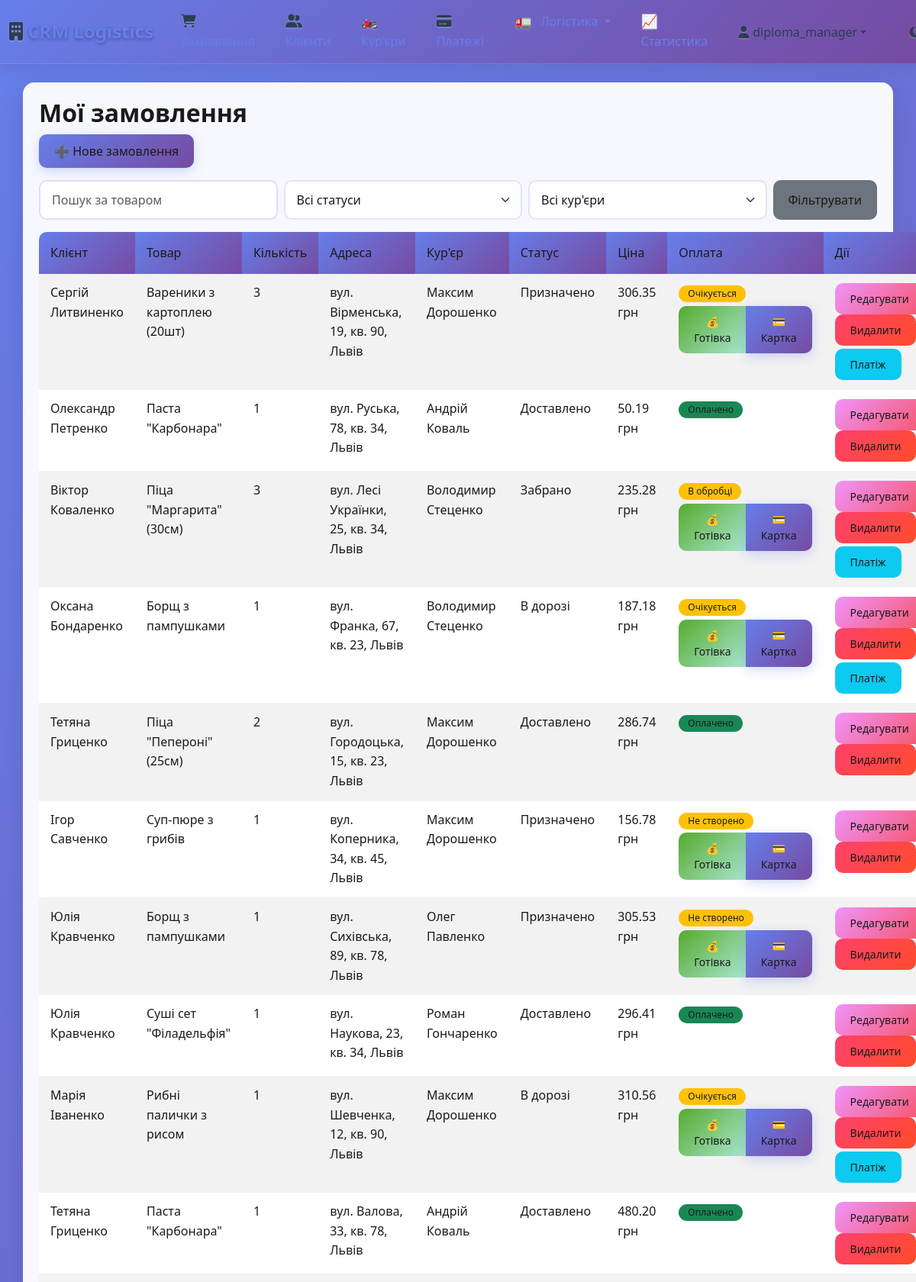
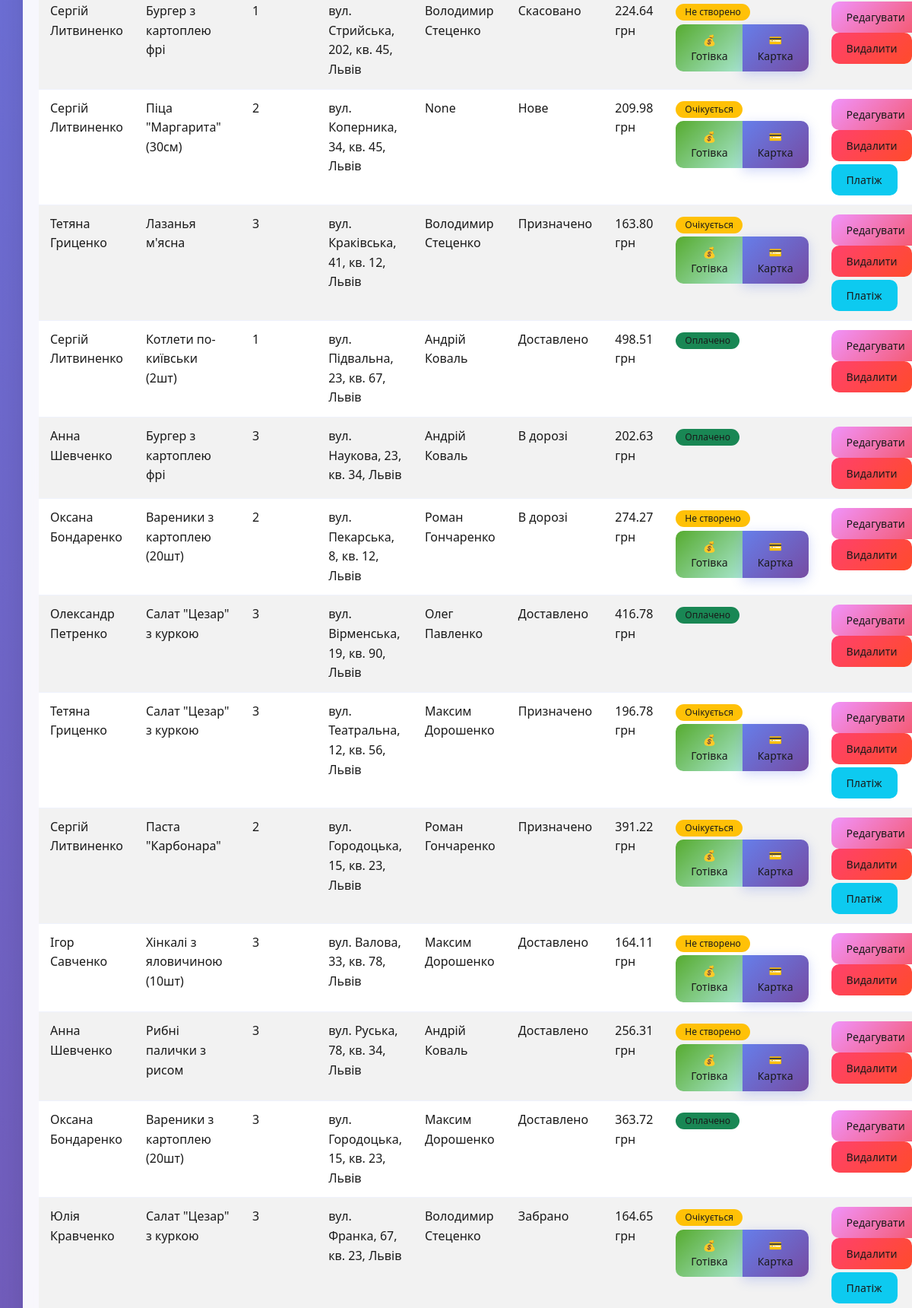
The page /orders/ (signed in, upper part) on the database its author committed (2 pictures, top to bottom).
### crm/models.py (models this page shows, shortened)
class Order(models.Model):
    STATUS_CHOICES = [
        ('new', 'Нове'),
        ('assigned', 'Призначено'),
        ('picked_up', 'Забрано'),
        ('in_transit', 'В дорозі'),
        ('delivered', 'Доставлено'),
        ('cancelled', 'Скасовано')
    ]
    PRIORITY_CHOICES = [
        ('low', 'Низький'),
        ('normal', 'Звичайний'),
        ('high', 'Високий'),
        ('urgent', 'Терміновий')
    ]
    client = models.ForeignKey(Client, on_delete=models.CASCADE)
    courier = models.ForeignKey(Courier, on_delete=models.SET_NULL, null=True, blank=True)
    created_by = models.ForeignKey(User, on_delete=models.CASCADE)
    product = models.CharField(max_length=200)
    quantity = models.PositiveIntegerField(default=1)
    address = models.CharField(max_length=255, default="Невідома адреса")
    latitude = models.FloatField(null=True, blank=True, help_text="Широта доставки")
    longitude = models.FloatField(null=True, blank=True, help_text="Довгота доставки")
    status = models.CharField(max_length=20, choices=STATUS_CHOICES, default='new')
    priority = models.CharField(max_length=10, choices=PRIORITY_CHOICES, default='normal')
    estimated_delivery_time = models.DateTimeField(null=True, blank=True)
    actual_delivery_time = models.DateTimeField(null=True, blank=True)
    delivery_notes = models.TextField(blank=True, help_text="Особливі інструкції доставки")
    base_price = models.DecimalField(max_digits=10, decimal_places=2, default=Decimal('0.00'), help_text="Базова ціна доставки")
    additional_fees = models.DecimalField(max_digits=10, decimal_places=2, default=Decimal('0.00'), help_text="Додаткові платежі (терміново, вага тощо)")
    discount = models.DecimalField(max_digits=10, decimal_places=2, default=Decimal('0.00'), help_text="Сума знижки")
    total_price = models.DecimalField(max_digits=10, decimal_places=2, default=Decimal('0.00'), help_text="Кінцева ціна")
    created_at = models.DateTimeField(auto_now_add=True)
    updated_at = models.DateTimeField(auto_now=True)
    @property
    def is_paid(self):
        try:
            return self.payment.status == 'completed'
        except (Payment.DoesNotExist, AttributeError):
            return False
    @property
    def payment_status_display(self):
        try:
            return self.payment.get_status_display()
        except (Payment.DoesNotExist, AttributeError):
            return "Не створено"

class Client(models.Model):
    name = models.CharField(max_length=100)
    phone = models.CharField(max_length=20)
    email = models.EmailField(blank=True, null=True, help_text="Email клиента для уведомлений")
    address = models.TextField()
    latitude = models.FloatField(null=True, blank=True, help_text="Широта клієнта")
    longitude = models.FloatField(null=True, blank=True, help_text="Довгота клієнта")

class Courier(models.Model):
    name = models.CharField(max_length=100)
    phone = models.CharField(max_length=20)
    email = models.EmailField(blank=True, null=True, help_text="Email курьера для уведомлений")
    available = models.BooleanField(default=True)
    vehicle_type = models.CharField(max_length=50, choices=[
        ('bike', 'Велосипед'),
        ('motorcycle', 'Мотоцикл'),
        ('car', 'Автомобіль'),
        ('van', 'Фургон')
    ], default='bike')
    current_latitude = models.FloatField(null=True, blank=True, help_text="Поточна широта")
    current_longitude = models.FloatField(null=True, blank=True, help_text="Поточна довгота")
    last_location_update = models.DateTimeField(null=True, blank=True)
    def __str__(self):
        return self.name

class Payment(models.Model):
    PAYMENT_METHOD_CHOICES = [
        ('cash', 'Готівка'),
        ('card', 'Банківська картка'),
        ('online', 'Онлайн оплата'),
        ('bank_transfer', 'Банківський переказ'),
        ('postpaid', 'Післяплата'),
    ]
    PAYMENT_STATUS_CHOICES = [
        ('pending', 'Очікується'),
        ('processing', 'В обробці'),
        ('completed', 'Завершено'),
        ('failed', 'Помилка'),
        ('refunded', 'Повернено'),
        ('cancelled', 'Скасовано'),
    ]
    order = models.OneToOneField(Order, on_delete=models.CASCADE, related_name='payment')
    method = models.CharField(max_length=20, choices=PAYMENT_METHOD_CHOICES, default='cash')
    status = models.CharField(max_length=15, choices=PAYMENT_STATUS_CHOICES, default='pending')
    amount = models.DecimalField(max_digits=10, decimal_places=2)
    cash_received = models.DecimalField(max_digits=10, decimal_places=2, null=True, blank=True, help_text="Сума отримана готівкою")
    change_amount = models.DecimalField(max_digits=10, decimal_places=2, null=True, blank=True, help_text="Здача до повернення")
    transaction_id = models.CharField(max_length=100, null=True, blank=True, help_text="Зовнішній ID транзакції платежу")
    gateway_response = models.JSONField(null=True, blank=True, help_text="Дані відповіді платіжного шлюзу")
    payment_notes = models.TextField(blank=True, help_text="Додаткові примітки платежу")
    processed_by = models.ForeignKey(User, on_delete=models.SET_NULL, null=True, blank=True, help_text="Користувач, який обробив платіж")
    processed_at = models.DateTimeField(null=True, blank=True)
    created_at = models.DateTimeField(auto_now_add=True)
    updated_at = models.DateTimeField(auto_now=True)
    class Meta:
        ordering = ['-created_at']

### crm/views.py (the view)
# urls.py: path('orders/', views.orders_list, name='orders_list'),
@login_required
def orders_list(request):
    if request.user.is_superuser or request.user.is_staff:
        orders = Order.objects.select_related('client', 'courier', 'created_by').all()
    else:
        orders = Order.objects.select_related('client', 'courier', 'created_by').filter(created_by=request.user)
    status_filter = request.GET.get('status')
    if status_filter:
        orders = orders.filter(status=status_filter)
    courier_filter = request.GET.get('courier')
    if courier_filter:
        orders = orders.filter(courier__id=courier_filter)
    couriers = Courier.objects.all()
    return render(request, 'crm/orders_list.html', {
        'orders': orders,
        'status_filter': status_filter,
        'courier_filter': courier_filter,
        'couriers': couriers,
    })

### crm/templates/crm/orders_list.html (shortened to what this page needs)
{% extends "crm/base.html" %}
{% block content %}
<h2>Мої замовлення</h2>
{% if user.is_superuser or user.is_staff %}
<a class="btn btn-primary mb-3" href="{% url 'order_create' %}">➕ Нове замовлення</a>
{% endif %}
<form method="get" class="mb-3 d-flex gap-2">
    <input type="text" name="q" placeholder="Пошук за товаром" class="form-control" value="{{ request.GET.q }}">
    <select name="status" class="form-select">
        <option value="">Всі статуси</option>
    </select>
    <select name="courier" class="form-select">
        <option value="">Всі кур'єри</option>
    </select>
    <button class="btn btn-secondary" type="submit">Фільтрувати</button>
</form>
<table class="table table-striped table-hover">
    <thead class="table-dark">
        <tr>
            <th>Клієнт</th>
            <th>Товар</th>
            <th>Кількість</th>
            <th>Адреса</th>
            <th>Кур'єр</th>
            <th>Статус</th>
            <th>Ціна</th>
            <th>Оплата</th>
            <th>Дії</th>
        </tr>
    </thead>
    <tbody>
    {% for order in orders %}
        <tr>
            <td>{{ order.client.name }}</td>
            <td>{{ order.product }}</td>
            <td>{{ order.quantity }}</td>
            <td>{{ order.address }}</td>
            <td>{{ order.courier }}</td>
            <td>{{ order.get_status_display }}</td>
            <td>
                {% if order.total_price %}
                    <strong>{{ order.total_price }} грн</strong>
                {% else %}
                    <span class="text-muted">Не встановлено</span>
                {% endif %}
            </td>
            <td>
                {% if order.is_paid %}
                    <span class="badge bg-success">Оплачено</span>
                {% else %}
                    <span class="badge bg-warning">{{ order.payment_status_display }}</span>
                    {% if user.is_superuser or user.is_staff %}
                        {% if order.total_price %}
                            <br>
                            <div class="btn-group mt-1" role="group">
                                <a href="{% url 'payment_cash' order.id %}" class="btn btn-success btn-sm">
                                    💰 Готівка
                                </a>
                                <a href="{% url 'payment_quick' order.id %}" class="btn btn-primary btn-sm">
                                    💳 Картка
                                </a>
                            </div>
                        {% endif %}
                    {% endif %}
                {% endif %}
            </td>
            <td>
                {% if user.is_superuser or user.is_staff %}
                <a href="{% url 'order_update' order.pk %}" class="btn btn-warning btn-sm">Редагувати</a>
                <a href="{% url 'order_delete' order.pk %}" class="btn btn-danger btn-sm">Видалити</a>
                {% if order.payment and not order.is_paid %}
                    <br><a href="{% url 'payment_detail' order.payment.id %}" class="btn btn-info btn-sm mt-1">Платіж</a>
                {% endif %}
                {% endif %}
            </td>
        </tr>
    {% empty %}
        <tr><td colspan="9" class="text-center">Немає замовлень</td></tr>
    {% endfor %}
    </tbody>
</table>
{% endblock %}

### crm/templates/crm/base.html (shortened to what this page needs)
{% load static %}
<!DOCTYPE html>
<html lang="uk">
<head>
    <link href="https://cdn.jsdelivr.net/npm/bootstrap@5.3.0/dist/css/bootstrap.min.css" rel="stylesheet">
    <link rel="stylesheet" href="https://cdnjs.cloudflare.com/ajax/libs/font-awesome/6.4.0/css/all.min.css">
    <link rel="stylesheet" href="https://use.fontawesome.com/releases/v6.4.0/css/all.css">
    <link rel="stylesheet" href="https://cdnjs.cloudflare.com/ajax/libs/font-awesome/6.4.0/css/all.css">
            <link rel="stylesheet" href="{% static 'crm/css/base.css' %}?v=2024090305">
</head>
<body class="light-theme">
<nav class="navbar navbar-expand-lg navbar-dark mb-4">
  <div class="container-fluid">
    <a class="navbar-brand" href="/">
      <i class="fas fa-building"></i> CRM Logistics
    </a>
    <div class="collapse navbar-collapse" id="navbarNav">
      <ul class="navbar-nav me-auto">
        <li class="nav-item">
          <a class="nav-link" href="{% url 'orders_list' %}">
            <i class="fas fa-shopping-cart"></i> Замовлення
          </a>
        </li>
        <li class="nav-item">
          <a class="nav-link" href="{% url 'clients_list' %}">
            <i class="fas fa-users"></i> Клієнти
          </a>
        </li>
        <li class="nav-item">
          <a class="nav-link" href="{% url 'couriers_list' %}">
            <i class="fas fa-motorcycle"></i> Кур'єри
          </a>
        </li>
        <li class="nav-item">
          <a class="nav-link" href="{% url 'payments_list' %}">
            <i class="fas fa-credit-card"></i> Платежі
          </a>
        </li>
        <li class="nav-item dropdown">
          <a class="nav-link dropdown-toggle" href="#" id="logisticsDropdown" role="button" data-bs-toggle="dropdown" aria-expanded="false">
            <i class="fas fa-route"></i> Логістика
          </a>
        </li>
        <li class="nav-item">
          <a class="nav-link" href="{% url 'dashboard' %}">
            <i class="fas fa-chart-line"></i> Статистика
          </a>
        </li>
      </ul>
      <div class="d-flex ms-auto align-items-center">
        {% if user.is_authenticated %}
          <div class="dropdown">
            <button class="btn btn-outline-light dropdown-toggle d-flex align-items-center" type="button" id="userDropdown" data-bs-toggle="dropdown" aria-expanded="false">
              <i class="fas fa-user-circle me-2"></i>
              {{ user.username }}
            </button>
          </div>
        {% else %}
          <a class="btn btn-warning fw-bold" href="{% url 'login' %}">Увійти</a>
        {% endif %}
        <button id="themeToggle" class="btn btn-outline-light ms-3" title="Змінити тему">
          <i class="fas fa-moon" id="themeIcon"></i>
        </button>
      </div>
    </div>
  </div>
</nav>
<div class="container">
    {% block content %}{% endblock %}
</div>
</body>
</html>

### rows shown on the page
Order: client.name "Сергій Литвиненко", product "Вареники з картоплею (20шт)", quantity "3", address "вул. Вірменська, 19, кв. 90, Львів", courier "Максим Дорошенко", status "Призначено", total_price "306.35", payment_status_display "Очікується", shows "💰 Готівка", shows "Платіж"
Order: client.name "Олександр Петренко", product "Паста \"Карбонара\"", quantity "1", address "вул. Руська, 78, кв. 34, Львів", courier "Андрій Коваль", status "Доставлено", total_price "50.19", shows "Оплачено"
Order: client.name "Віктор Коваленко", product "Піца \"Маргарита\" (30см)", quantity "3", address "вул. Лесі Українки, 25, кв. 34, Львів", courier "Володимир Стеценко", status "Забрано", total_price "235.28", payment_status_display "В обробці", shows "💰 Готівка", shows "Платіж"
Order: client.name "Оксана Бондаренко", product "Борщ з пампушками", quantity "1", address "вул. Франка, 67, кв. 23, Львів", courier "Володимир Стеценко", status "В дорозі", total_price "187.18", payment_status_display "Очікується", shows "💰 Готівка", shows "Платіж"
Order: client.name "Тетяна Гриценко", product "Піца \"Пепероні\" (25см)", quantity "2", address "вул. Городоцька, 15, кв. 23, Львів", courier "Максим Дорошенко", status "Доставлено", total_price "286.74", shows "Оплачено"
Order: client.name "Ігор Савченко", product "Суп-пюре з грибів", quantity "1", address "вул. Коперника, 34, кв. 45, Львів", courier "Максим Дорошенко", status "Призначено", total_price "156.78", payment_status_display "Не створено", shows "💰 Готівка"
Order: client.name "Юлія Кравченко", product "Борщ з пампушками", quantity "1", address "вул. Сихівська, 89, кв. 78, Львів", courier "Олег Павленко", status "Призначено", total_price "305.53", payment_status_display "Не створено", shows "💰 Готівка"
Order: client.name "Юлія Кравченко", product "Суші сет \"Філадельфія\"", quantity "1", address "вул. Наукова, 23, кв. 34, Львів", courier "Роман Гончаренко", status "Доставлено", total_price "296.41", shows "Оплачено"
Order: client.name "Марія Іваненко", product "Рибні палички з рисом", quantity "1", address "вул. Шевченка, 12, кв. 90, Львів", courier "Максим Дорошенко", status "В дорозі", total_price "310.56", payment_status_display "Очікується", shows "💰 Готівка", shows "Платіж"
Order: client.name "Тетяна Гриценко", product "Паста \"Карбонара\"", quantity "1", address "вул. Валова, 33, кв. 78, Львів", courier "Андрій Коваль", status "Доставлено", total_price "480.20", shows "Оплачено"
Order: client.name "Сергій Литвиненко", product "Бургер з картоплею фрі", quantity "1", address "вул. Стрийська, 202, кв. 45, Львів", courier "Володимир Стеценко", status "Скасовано", total_price "224.64", payment_status_display "Не створено", shows "💰 Готівка"
Order: client.name "Сергій Литвиненко", product "Піца \"Маргарита\" (30см)", quantity "2", address "вул. Коперника, 34, кв. 45, Львів", courier "None", status "Нове", total_price "209.98", payment_status_display "Очікується", shows "💰 Готівка", shows "Платіж"
Order: client.name "Тетяна Гриценко", product "Лазанья м'ясна", quantity "3", address "вул. Краківська, 41, кв. 12, Львів", courier "Володимир Стеценко", status "Призначено", total_price "163.80", payment_status_display "Очікується", shows "💰 Готівка", shows "Платіж"
Order: client.name "Сергій Литвиненко", product "Котлети по-київськи (2шт)", quantity "1", address "вул. Підвальна, 23, кв. 67, Львів", courier "Андрій Коваль", status "Доставлено", total_price "498.51", shows "Оплачено"
Order: client.name "Анна Шевченко", product "Бургер з картоплею фрі", quantity "3", address "вул. Наукова, 23, кв. 34, Львів", courier "Андрій Коваль", status "В дорозі", total_price "202.63", shows "Оплачено"
Order: client.name "Оксана Бондаренко", product "Вареники з картоплею (20шт)", quantity "2", address "вул. Пекарська, 8, кв. 12, Львів", courier "Роман Гончаренко", status "В дорозі", total_price "274.27", payment_status_display "Не створено", shows "💰 Готівка"
Order: client.name "Олександр Петренко", product "Салат \"Цезар\" з куркою", quantity "3", address "вул. Вірменська, 19, кв. 90, Львів", courier "Олег Павленко", status "Доставлено", total_price "416.78", shows "Оплачено"
Order: client.name "Тетяна Гриценко", product "Салат \"Цезар\" з куркою", quantity "3", address "вул. Театральна, 12, кв. 56, Львів", courier "Максим Дорошенко", status "Призначено", total_price "196.78", payment_status_display "Очікується", shows "💰 Готівка", shows "Платіж"
Order: client.name "Сергій Литвиненко", product "Паста \"Карбонара\"", quantity "2", address "вул. Городоцька, 15, кв. 23, Львів", courier "Роман Гончаренко", status "Призначено", total_price "391.22", payment_status_display "Очікується", shows "💰 Готівка", shows "Платіж"
Order: client.name "Ігор Савченко", product "Хінкалі з яловичиною (10шт)", quantity "3", address "вул. Валова, 33, кв. 78, Львів", courier "Максим Дорошенко", status "Доставлено", total_price "164.11", payment_status_display "Не створено", shows "💰 Готівка"
Order: client.name "Анна Шевченко", product "Рибні палички з рисом", quantity "3", address "вул. Руська, 78, кв. 34, Львів", courier "Андрій Коваль", status "Доставлено", total_price "256.31", payment_status_display "Не створено", shows "💰 Готівка"
Order: client.name "Оксана Бондаренко", product "Вареники з картоплею (20шт)", quantity "3", address "вул. Городоцька, 15, кв. 23, Львів", courier "Максим Дорошенко", status "Доставлено", total_price "363.72", shows "Оплачено"
Order: client.name "Юлія Кравченко", product "Салат \"Цезар\" з куркою", quantity "3", address "вул. Франка, 67, кв. 23, Львів", courier "Володимир Стеценко", status "Забрано", total_price "164.65", payment_status_display "Очікується", shows "💰 Готівка", shows "Платіж"

### other values the page prints
{{ user.username }} "diploma_manager"
